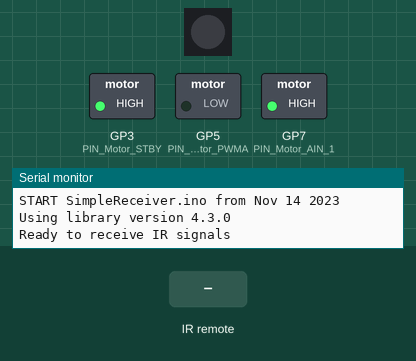
This sketch was run on a simulated Raspberry Pi Pico. Shown: 1 RGB LEDs in strip order, left to right, switched loads named in the sketch (green lamp = pin HIGH), the last lines printed to the serial monitor. The inputs (shaded band) are chosen by the test bench.

Above: at 1.2 s.
1.3 s: infrared code 0x16 received
At 1.8 s:
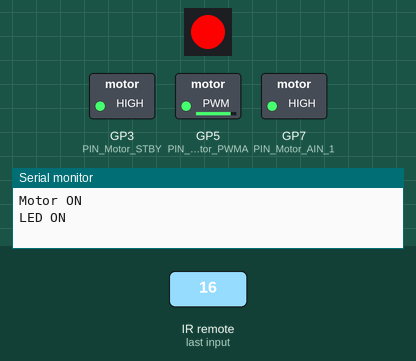
2.8 s: infrared code 0x19 received
At 4.1 s:
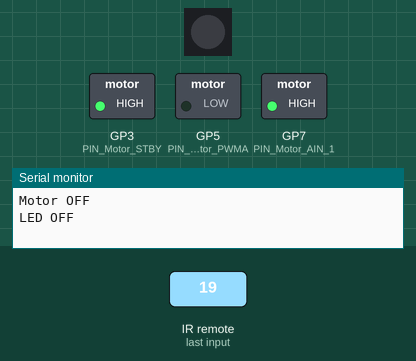
Timing chart, 0 to 5.8 s (numbered marks = the images above; inputs shaded):
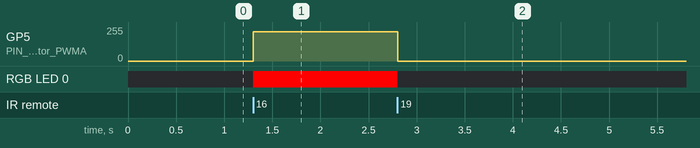

Measured:
- after the input at 1.3 s, GP5 (PIN_Motor_PWMA): 0/255 → 220/255 at once; RGB LED 0: off → RGB(255, 0, 0) at once
- after the input at 2.8 s, GP5 (PIN_Motor_PWMA): 220/255 → 0/255 at once; RGB LED 0: RGB(255, 0, 0) → off at once

The sketch:

SimpleReceiver.ino
```cpp
#include <Arduino.h>
#include <FastLED.h>
#include <IRremote.hpp>

// Pin Definitions
#define PIN_RBGLED 4         // Pin for RGB LED
#define NUM_LEDS 1           // Number of LEDs
#define PIN_Motor_PWMA 5     // Motor A (M1) PWM pin
#define PIN_Motor_AIN_1 7    // Motor A direction pin
#define PIN_Motor_STBY 3     // Standby pin for motor
#define PIN_IR_RECEIVE 9     // Pin for IR receiver (override to pin 9)

// Setup RGB LED
CRGB leds[NUM_LEDS];  // LED array

void setup() {
    Serial.begin(115200);
    while (!Serial)
        ; // Wait for Serial to become available.

    // Just to know which program is running on my Arduino
    Serial.println(F("START " __FILE__ " from " __DATE__ "\r\nUsing library version " VERSION_IRREMOTE));

    // Initialize RGB LED
    FastLED.addLeds<WS2812, PIN_RBGLED, GRB>(leds, NUM_LEDS);
    leds[0] = CRGB::Black;  // Initially turn off LED
    FastLED.show();

    // Initialize motor control pins
    pinMode(PIN_Motor_PWMA, OUTPUT);
    pinMode(PIN_Motor_AIN_1, OUTPUT);
    pinMode(PIN_Motor_STBY, OUTPUT);

    // Initialize the IR receiver
    IrReceiver.begin(PIN_IR_RECEIVE, ENABLE_LED_FEEDBACK);

    // Enable motor standby (but initially off)
    digitalWrite(PIN_Motor_STBY, HIGH);  // Disable standby mode
    digitalWrite(PIN_Motor_AIN_1, HIGH); // Set direction forward
    analogWrite(PIN_Motor_PWMA, 0);      // Motor initially off

    Serial.println(F("Ready to receive IR signals"));
}

void loop() {
    // Check if IR data is available and if yes, decode it
    if (IrReceiver.decode()) {
        // Print a summary of the received data
        IrReceiver.printIRResultShort(&Serial);
        IrReceiver.resume(); // Ready to receive the next frame

        // Button 1: Turn on motor and LED (Command = 0x16)
        if (IrReceiver.decodedIRData.command == 0x16) {
            turnMotorOn();
            turnLEDOn();
        }

        // Button 2: Turn off motor and LED (Command = 0x19)
        if (IrReceiver.decodedIRData.command == 0x19) {
            turnMotorOff();
            turnLEDOff();
        }
    }
}

// Function to turn the motor on
void turnMotorOn() {
    analogWrite(PIN_Motor_PWMA, 220);  // Set motor to full speed
    Serial.println("Motor ON");
}

// Function to turn the motor off
void turnMotorOff() {
    analogWrite(PIN_Motor_PWMA, 0);    // Stop the motor
    Serial.println("Motor OFF");
}

// Function to turn the LED on (red)
void turnLEDOn() {
    leds[0] = CRGB::Red;  // Set LED to red
    FastLED.show();
    Serial.println("LED ON");
}

// Function to turn the LED off
void turnLEDOff() {
    leds[0] = CRGB::Black;  // Turn off LED
    FastLED.show();
    Serial.println("LED OFF");
}
```
